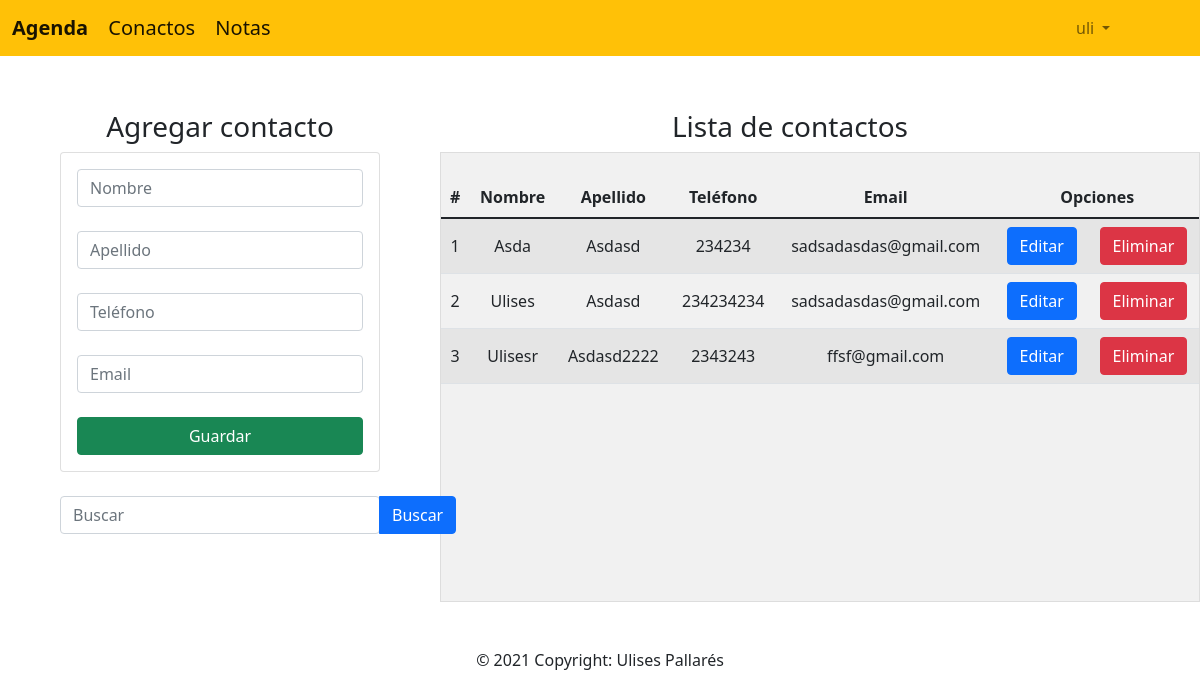
Page /home (signed in) on the committed database.
### Agenda_contactos/models.py (models this page shows, shortened)
class contacto(models.Model):
    nombre = models.CharField(max_length=50)
    apellido = models.CharField(max_length=50)
    telefono = models.IntegerField()
    email = models.EmailField(max_length = 254)
    usuario = models.ForeignKey(User, on_delete=models.CASCADE)

### Agenda_contactos/views.py (the view)
# urls.py: 2. Add a URL to urlpatterns:  path('', views.home, name='home')
@login_required
def home(request):
    nombrebus = request.GET.get('txtbuscar', False)
    if nombrebus == False:
        contactosEncontrados = contacto.objects.filter(usuario_id = auth.get_user(request).id ).order_by('nombre')
    else:
        contactosEncontrados = contacto.objects.filter(nombre__contains=nombrebus, usuario_id = auth.get_user(request).id).order_by('nombre')
        if len(contactosEncontrados) == 0:
            mensaje = nombrebus + ' no existe'
            messages.warning(request, mensaje)
    return render(request,"crud.html",{"contacto": contactosEncontrados})

### Agenda_contactos/templates/crud.html (shortened to what this page needs)
{% extends "base.html" %}
{% block content %}
<div class="row">
   <div class="col-sm-12 col-md-6 col-lg-4 col-xl-4">
    <br>
    <h3 style="text-align:center;" >Agregar contacto</h3>
    <div class="card">
        <div class="card-body">
            <form action="crearcontacto/" method="POST"> {% csrf_token %}
                <div class="form-gourp">
                    <input type="text" placeholder="Nombre" id="txtnombre" name="txtnombre" class="form-control" minlength="1" maxlength="50">
                </div>
                <br>
                <div class="form-gourp">
                    <input type="text" placeholder="Apellido" id="txtapellido" name="txtapellido" class="form-control" minlength="1" maxlength="50">
                </div>
                <br>
                <div class="form-gourp">
                <input type="number" placeholder="Teléfono" id="txttelefono" name="txttelefono" class="form-control" minlength="10" maxlength="10">
                </div>
                <br>
                <div class="form-gourp">
                    <input type="email" placeholder="Email" id="txtemail" name="txtemail" class="form-control" maxlength="254">
                </div>
                <br>
                <div class="form-gourp">
                    <button type="submit" class="btn btn-success btn-block text-white col-xl-12 " >
                        Guardar
                    </button>
                </div>
            </form>
        </div>
    </div>
    <br>
    <form action="home" method="GET"> {% csrf_token %}
        <div class="btn-group " method="GET">
            <input class="form-control col-xl-12 " id="txtbuscar" name="txtbuscar"  type="text" placeholder="Buscar" aria-label="Search">
            <button class="btn btn-primary submit" >Buscar</button>
       </div>
    </form>
    <br>
</div>
  <br>
   <div class="  col-sm-12 col-md-6 col-lg-8 col-xl-8" >
    <br>
       <h3 style="text-align: center;" >Lista de contactos</h3>
       <div class=" table-responsive" id="global" >
        <br>
           <table class="table table-striped  table-responsive " style="text-align:center;" id="mensajes">
                <thead >
                    <tr>
                        <th>#</th>
                        <th>Nombre</th>
                        <th>Apellido</th>
                        <th>Teléfono</th>
                        <th>Email</th>
                        <th colspan="2">Opciones</th>
                    </tr>
                </thead >
                <tbody >
                    {% for c in contacto %}
                    <tr >
                        <td>{{forloop.counter}}</td>
                        <td>{{c.nombre}}</td>
                        <td>{{c.apellido}}</td>
                        <td>{{c.telefono}}</td>
                        <td>{{c.email}}</td>
                        <td><a href="edicioncontacto/{{c.id}}" class="btn btn-primary" >Editar</a></td>
                        <td><a href="eliminarcontacto/{{c.id}}"class="btn btn-danger btnEliminacion"  >Eliminar</a></td>
                    </tr>
                    {% endfor %}
                </tbody>
           </table>
        </div>
   </div>
  </div>
</div>
{% endblock %}

### Agenda_contactos/templates/base.html (shortened to what this page needs)
<!DOCTYPE html>
<html lang="en">
  <head>
    {% load static %}
    <link href="https://cdn.jsdelivr.net/npm/bootstrap@5.1.2/dist/css/bootstrap.min.css" rel="stylesheet">
    <link rel="stylesheet" href="{% static 'css/crud.css' %}">
  </head>
  <body>
    <nav class=" navbar navbar-expand-lg navbar-light bg-warning ">
      <div class="container-fluid ">
        <div class="class content">
        <a class="navbar-brand" href="home"><strong>Agenda</strong></a>
        <a class="navbar-brand" href="home" >Conactos</a>
        <a class="navbar-brand" href="lista_notas">Notas</a>
        </div>
        <div class="mx-left" style="width: 120px;" class="collapse navbar-collapse" id="navbarSupportedContent">
          <ul class="navbar-nav me-auto mb-6 mb-lg-0">
            <li class="nav-item dropdown mx-right">
              <a class="nav-link dropdown-toggle"  href="home" id="navbarDropdown" role="button" data-bs-toggle="dropdown" aria-expanded="false" >
                {{user.username}}
              </a>
            </li>
          </ul>
        </div>
      </div>
    </nav>
    <div class="container">
      {% block content %}{% endblock %}
    <footer>
      <div class="footer-copyright text-center py-3">© 2021 Copyright: Ulises Pallarés
      </div>
    </footer>
  </body>
</html>

### Agenda_contactos/static/css/crud.css (style rules this page uses)
td, th { text-align:center; vertical-align: middle; }
#global { height: 450px; width: 760px; border: 1px solid #ddd; background: #f1f1f1; overflow-y: scroll; }
#mensajes { height: auto; }
.row > div { padding: 30px; }

### rows in the picture
contacto: nombre "Asda", apellido "Asdasd", telefono "234234", email "sadsadasdas@gmail.com"
contacto: nombre "Ulises", apellido "Asdasd", telefono "234234234", email "sadsadasdas@gmail.com"
contacto: nombre "Ulisesr", apellido "Asdasd2222", telefono "2343243", email "ffsf@gmail.com"

### other values in the picture
{{ user.username }} "uli"
